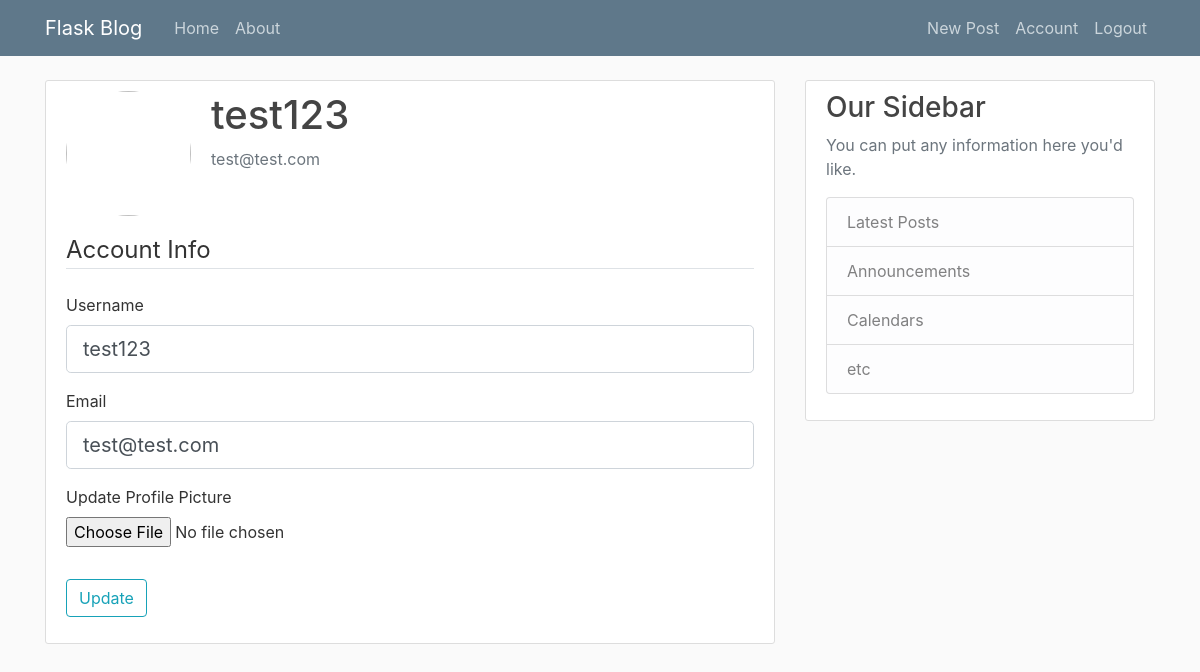
Page /account (signed in) on the earlier database version.
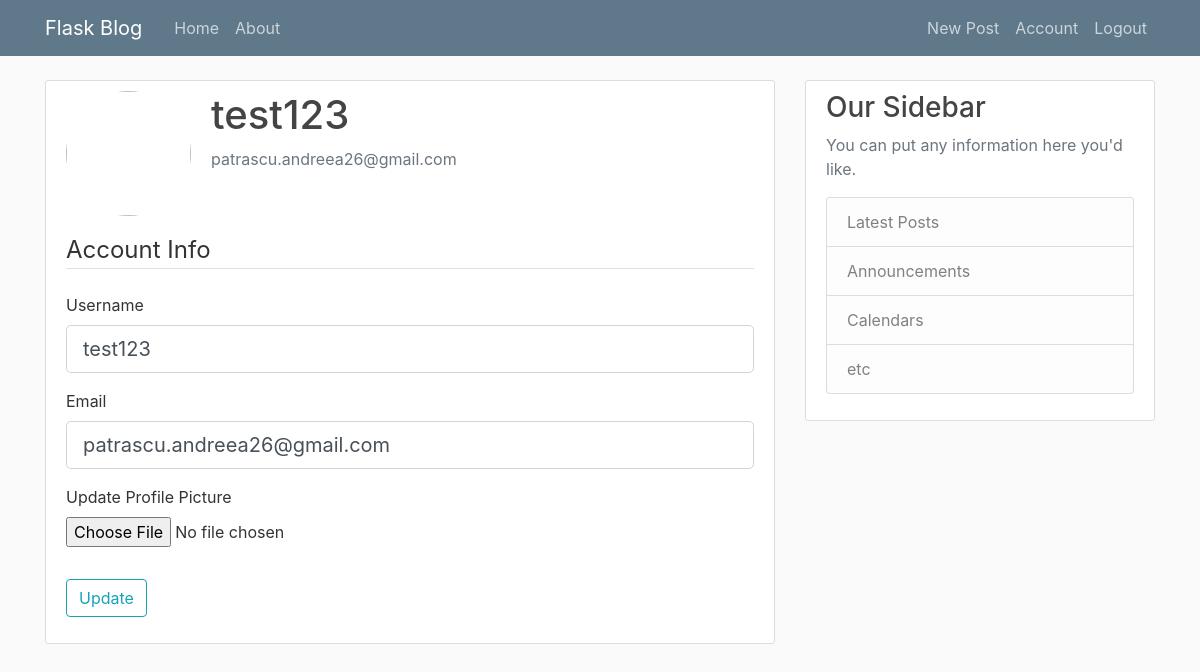
Same page on the later database version.
### flaskBlog/models.py (models this page shows, shortened)
class User(db.Model, UserMixin):
  id = db.Column(db.Integer, primary_key=True)
  username = db.Column(db.String(20), unique=True, nullable=False)
  email = db.Column(db.String(120), unique=True, nullable=False)
  image_file = db.Column(db.String(20), nullable=False, default='default.jpg')
  password = db.Column(db.String(60), nullable=False)
  posts = db.relationship('Post', backref='author', lazy=True)

### flaskBlog/routes.py (the view)
@app.route('/account', methods=['GET', 'POST'])
@login_required
def account():
  form = UpdateAccountForm()
  if form.validate_on_submit():
    if form.picture.data:
      picture_file = save_profile_picture(form.picture.data)
      current_user.image_file = picture_file
    current_user.username = form.username.data
    current_user.email = form.email.data
    db.session.commit()
    flash('Your account has been updated!', 'success')
    return redirect(url_for('account'))
  elif request.method == 'GET':
    form.username.data = current_user.username
    form.email.data = current_user.email
  image_file = url_for('static', filename='profile_pics/' + current_user.image_file)
  return render_template('account.html',
                         title='Account Page', image_file=image_file, form=form)

### flaskBlog/forms.py (shortened to what this page needs)
class UpdateAccountForm(FlaskForm):
    username = StringField('Username',
                           validators=[DataRequired(), Length(min=2, max=20)])
    email = StringField('Email',
                        validators=[DataRequired(), Email()])
    picture = FileField('Update Profile Picture',
                        validators=[FileAllowed(['jpg', 'png'])])
    submit = SubmitField('Update')

### flaskBlog/models.py (called while the page is built)
@login_manager.user_loader
def load_user(user_id):
  return User.query.get(int(user_id))

### flaskBlog/templates/account.html (shortened to what this page needs)
{% extends 'layout.html' %}
  {% block content %}
    <div class="content-section">
      <div class="media">
        <img class="rounded-circle account-img" src="{{ image_file }}">
        <div class="media-body">
          <h2 class="account-heading">{{ current_user.username }}</h2>
          <p class="text-secondary">{{ current_user.email }}</p>
        </div>
      </div>
      <form method="POST" action="" enctype="multipart/form-data">
        <fieldset class="form-group">
            <legend class="border-bottom mb-4">Account Info</legend>
            <div class="form-group">
                {{ form.username.label(class="form-control-label") }}
                {% if form.username.errors %}
                    {{ form.username(class="form-control form-control-lg is-invalid") }}
                    <div class="invalid-feedback">
                        {% for error in form.username.errors %}
                            <span>{{ error }}</span>
                        {% endfor %}
                    </div>
                {% else %}
                    {{ form.username(class="form-control form-control-lg") }}
                {% endif %}
            </div>
            <div class="form-group">
                {{ form.email.label(class="form-control-label") }}
                {% if form.email.errors %}
                    {{ form.email(class="form-control form-control-lg is-invalid") }}
                    <div class="invalid-feedback">
                        {% for error in form.email.errors %}
                            <span>{{ error }}</span>
                        {% endfor %}
                    </div>
                {% else %}
                    {{ form.email(class="form-control form-control-lg") }}
                {% endif %}
            </div>
            <div class="form-group">
              {{ form.picture.label() }}
              {{ form.picture(class="form-control-file")}}
            </div>
        </fieldset>
        <div class="form-group">
            {{ form.submit(class="btn btn-outline-info") }}
        </div>
      </form>
    </div>
  {% endblock %}

Differences in the rows shown:
changed User "test123": email "test@test.com" → "patrascu.andreea26@gmail.com"
